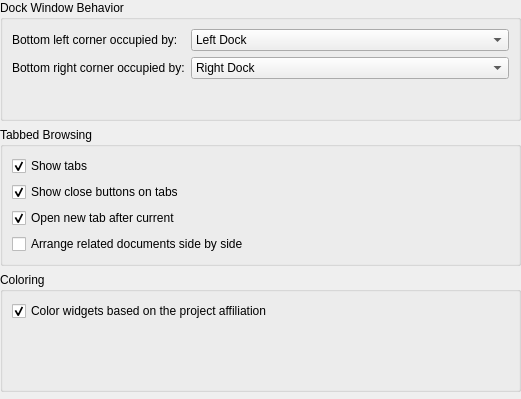
<?xml version="1.0" encoding="UTF-8"?>
<ui version="4.0">
 <class>UiConfig</class>
 <widget class="QWidget" name="UiConfig">
  <property name="geometry">
   <rect>
    <x>0</x>
    <y>0</y>
    <width>521</width>
    <height>399</height>
   </rect>
  </property>
  <property name="windowTitle">
   <string>User Interface</string>
  </property>
  <layout class="QVBoxLayout">
   <property name="margin">
    <number>0</number>
   </property>
   <item>
    <widget class="QGroupBox" name="groupBox">
     <property name="title">
      <string comment="@title:group">Dock Window Behavior</string>
     </property>
     <layout class="QFormLayout" name="formLayout">
      <item row="0" column="0">
       <widget class="QLabel" name="label_4">
        <property name="toolTip">
         <string>&lt;p&gt;Controls whether the bottom left corner is occupied by the dock at the left, or by the dock at the bottom.&lt;/p&gt;</string>
        </property>
        <property name="text">
         <string comment="@label:listbox">Bottom left corner occupied by:</string>
        </property>
       </widget>
      </item>
      <item row="1" column="0">
       <widget class="QLabel" name="label_5">
        <property name="toolTip">
         <string>&lt;p&gt;Controls whether the bottom right corner is occupied by the dock at the right, or by the dock at the bottom.&lt;/p&gt;</string>
        </property>
        <property name="text">
         <string comment="@label:listbox">Bottom right corner occupied by:</string>
        </property>
       </widget>
      </item>
      <item row="0" column="1">
       <widget class="QComboBox" name="kcfg_BottomLeftCornerOwner">
        <property name="toolTip">
         <string>&lt;p&gt;Controls whether the bottom left corner is occupied by the dock at the left, or by the dock at the bottom.&lt;/p&gt;</string>
        </property>
        <item>
         <property name="text">
          <string comment="@item:inlistbox">Left Dock</string>
         </property>
        </item>
        <item>
         <property name="text">
          <string comment="@item:inlistbox">Bottom Dock</string>
         </property>
        </item>
       </widget>
      </item>
      <item row="1" column="1">
       <widget class="QComboBox" name="kcfg_BottomRightCornerOwner">
        <property name="toolTip">
         <string>&lt;p&gt;Controls whether the bottom right corner is occupied by the dock at the right, or by the dock at the bottom.&lt;/p&gt;</string>
        </property>
        <item>
         <property name="text">
          <string comment="@item:inlistbox">Right Dock</string>
         </property>
        </item>
        <item>
         <property name="text">
          <string comment="@item:inlistbox">Bottom Dock</string>
         </property>
        </item>
       </widget>
      </item>
     </layout>
    </widget>
   </item>
   <item>
    <widget class="QGroupBox" name="groupBox_2">
     <property name="title">
      <string comment="@title:group">Tabbed Browsing</string>
     </property>
     <layout class="QGridLayout" name="gridLayout_1">
      <item row="2" column="0">
       <widget class="QCheckBox" name="kcfg_TabBarOpenAfterCurrent">
        <property name="toolTip">
         <string comment="@info:tooltip">Controls whether to open new tabs next to the active one.</string>
        </property>
        <property name="text">
         <string comment="@option:check">Open new tab after current</string>
        </property>
        <property name="checked">
         <bool>true</bool>
        </property>
       </widget>
      </item>
      <item row="3" column="0">
       <widget class="QCheckBox" name="kcfg_TabBarArrangeBuddies">
        <property name="toolTip">
         <string comment="@info:tooltip">When enabled, plugins can group related files side by side.
For example, a header file will be opened next to the implementation file.</string>
        </property>
        <property name="text">
         <string comment="@option:check">Arrange related documents side by side</string>
        </property>
       </widget>
      </item>
      <item row="0" column="0">
       <widget class="QCheckBox" name="kcfg_TabBarVisibility">
        <property name="toolTip">
         <string comment="@info:tooltip">Enables or disables the display of the tab bar at the top of the editor window.</string>
        </property>
        <property name="text">
         <string comment="@option:check">Show tabs</string>
        </property>
        <property name="checked">
         <bool>true</bool>
        </property>
       </widget>
      </item>
      <item row="1" column="0">
       <widget class="QCheckBox" name="kcfg_CloseButtonsOnTabs">
        <property name="toolTip">
         <string comment="@info:tooltip">Enables or disables the display of a close button in each tab in the tab bar at the top of the editor window.</string>
        </property>
        <property name="text">
         <string comment="@option:check">Show close buttons on tabs</string>
        </property>
        <property name="checked">
         <bool>true</bool>
        </property>
       </widget>
      </item>
     </layout>
    </widget>
   </item>
   <item>
    <widget class="QGroupBox" name="groupBox_3">
     <property name="title">
      <string comment="@title:group">Coloring</string>
     </property>
     <layout class="QFormLayout" name="formLayout_2">
      <item row="0" column="0">
       <widget class="QCheckBox" name="kcfg_ColorizeByProject">
        <property name="toolTip">
         <string comment="@info:tooltip">When enabled, tabs and other widgets are colored based on the project affiliation</string>
        </property>
        <property name="text">
         <string comment="@option:check">Color widgets based on the project affiliation</string>
        </property>
        <property name="checked">
         <bool>true</bool>
        </property>
       </widget>
      </item>
     </layout>
    </widget>
   </item>
   <item>
    <spacer>
     <property name="orientation">
      <enum>Qt::Vertical</enum>
     </property>
    </spacer>
   </item>
  </layout>
 </widget>
 <resources/>
 <connections>
  <connection>
   <sender>kcfg_TabBarVisibility</sender>
   <signal>toggled(bool)</signal>
   <receiver>kcfg_TabBarOpenAfterCurrent</receiver>
   <slot>setEnabled(bool)</slot>
   <hints>
    <hint type="sourcelabel">
     <x>260</x>
     <y>133</y>
    </hint>
    <hint type="destinationlabel">
     <x>260</x>
     <y>158</y>
    </hint>
   </hints>
  </connection>
  <connection>
   <sender>kcfg_TabBarVisibility</sender>
   <signal>toggled(bool)</signal>
   <receiver>kcfg_TabBarArrangeBuddies</receiver>
   <slot>setEnabled(bool)</slot>
   <hints>
    <hint type="sourcelabel">
     <x>260</x>
     <y>133</y>
    </hint>
    <hint type="destinationlabel">
     <x>260</x>
     <y>183</y>
    </hint>
   </hints>
  </connection>
  <connection>
   <sender>kcfg_TabBarVisibility</sender>
   <signal>toggled(bool)</signal>
   <receiver>kcfg_CloseButtonsOnTabs</receiver>
   <slot>setEnabled(bool)</slot>
   <hints>
    <hint type="sourcelabel">
     <x>260</x>
     <y>133</y>
    </hint>
    <hint type="destinationlabel">
     <x>260</x>
     <y>158</y>
    </hint>
   </hints>
  </connection>
 </connections>
</ui>
